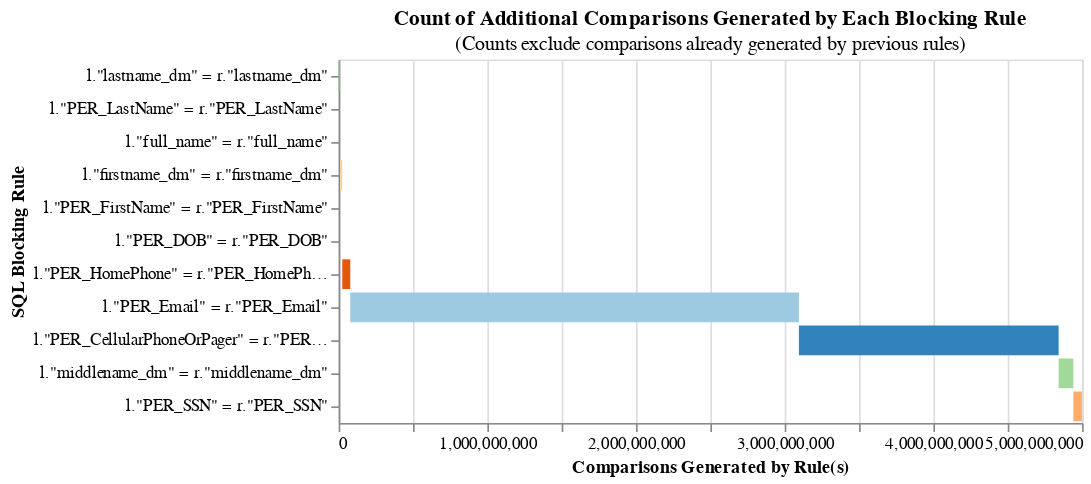

The cell this chart's notebook holds for it:
### Code cell
from splink.duckdb.blocking_rule_library import block_on

blocking_rules = [
        block_on("lastname_dm"),
        block_on("PER_LastName"),
        block_on("full_name"),
        block_on("firstname_dm"),
        block_on("PER_FirstName"),
        block_on("PER_DOB"),
        block_on("PER_HomePhone"),
        block_on("PER_Email"),
        block_on("PER_CellularPhoneOrPager"),
        block_on("middlename_dm"),
        block_on("PER_SSN")
]
linker.cumulative_num_comparisons_from_blocking_rules_chart(blocking_rules)

### Figure 1 — Vega-Lite specification as saved in the notebook (floating-point values rounded to 4 significant figures)
{"config": {"view": {"continuousWidth": 300, "continuousHeight": 300}}, "data": {"name": "data-ac3ec38961147cfab955dce3d62da001"}, "mark": "bar", "encoding": {"color": {"field": "rule", "legend": null, "scale": {"scheme": "category20c"}}, "order": {"field": "cumulative_rows"}, "tooltip": [{"field": "rule", "title": "SQL Condition", "type": "nominal"}, {"field": "row_count", "format": ",", "title": "Comparisons Generated", "type": "quantitative"}, {"field": "cumulative_rows", "format": ",", "title": "Cumulative Comparisons", "type": "quantitative"}, {"field": "cartesian", "format": ",", "title": "Cartesian Product of Input Data", "type": "quantitative"}, {"field": "reduction_ratio", "title": "Reduction Ratio (cumulative rows/cartesian product)", "type": "nominal"}], "x": {"field": "start", "title": "Comparisons Generated by Rule(s)", "type": "quantitative"}, "x2": {"field": "cumulative_rows"}, "y": {"field": "rule", "sort": ["-x2"], "title": "SQL Blocking Rule"}}, "height": {"step": 20}, "title": {"text": "Count of Additional Comparisons Generated by Each Blocking Rule", "subtitle": "(Counts exclude comparisons already generated by previous rules)"}, "width": 450, "$schema": "https://vega.github.io/schema/vega-lite/v5.9.3.json", "datasets": {"data-ac3ec38961147cfab955dce3d62da001": [{"row_count": 9107013, "rule": "l.\"lastname_dm\" = r.\"lastname_dm\"", "cumulative_rows": 9107013, "cartesian": 4999950000, "reduction_ratio": "The rolling reduction ratio with your given blocking rule(s) is 0.998179. This represents the reduction in the total number of comparisons due to your rule(s).", "start": 0}, {"row_count": 0, "rule": "l.\"PER_LastName\" = r.\"PER_LastName\"", "cumulative_rows": 9107013, "cartesian": 4999950000, "reduction_ratio": "The rolling reduction ratio with your given blocking rule(s) is 0.998179. This represents the reduction in the total number of comparisons due to your rule(s).", "start": 9107013}, {"row_count": 1, "rule": "l.\"full_name\" = r.\"full_name\"", "cumulative_rows": 9107014, "cartesian": 4999950000, "reduction_ratio": "The rolling reduction ratio with your given blocking rule(s) is 0.998179. This represents the reduction in the total number of comparisons due to your rule(s).", "start": 9107013}, {"row_count": 15088186, "rule": "l.\"firstname_dm\" = r.\"firstname_dm\"", "cumulative_rows": 24195200, "cartesian": 4999950000, "reduction_ratio": "The rolling reduction ratio with your given blocking rule(s) is 0.995161. This represents the reduction in the total number of comparisons due to your rule(s).", "start": 9107014}, {"row_count": 0, "rule": "l.\"PER_FirstName\" = r.\"PER_FirstName\"", "cumulative_rows": 24195200, "cartesian": 4999950000, "reduction_ratio": "The rolling reduction ratio with your given blocking rule(s) is 0.995161. This represents the reduction in the total number of comparisons due to your rule(s).", "start": 24195200}, {"row_count": 196486, "rule": "l.\"PER_DOB\" = r.\"PER_DOB\"", "cumulative_rows": 24391686, "cartesian": 4999950000, "reduction_ratio": "The rolling reduction ratio with your given blocking rule(s) is 0.995122. This represents the reduction in the total number of comparisons due to your rule(s).", "start": 24195200}, {"row_count": 53644808, "rule": "l.\"PER_HomePhone\" = r.\"PER_HomePhone\"", "cumulative_rows": 78036494, "cartesian": 4999950000, "reduction_ratio": "The rolling reduction ratio with your given blocking rule(s) is 0.984393. This represents the reduction in the total number of comparisons due to your rule(s).", "start": 24391686}, {"row_count": 3017666783, "rule": "l.\"PER_Email\" = r.\"PER_Email\"", "cumulative_rows": 3095703277, "cartesian": 4999950000, "reduction_ratio": "The rolling reduction ratio with your given blocking rule(s) is 0.380853. This represents the reduction in the total number of comparisons due to your rule(s).", "start": 78036494}, {"row_count": 1746737040, "rule": "l.\"PER_CellularPhoneOrPager\" = r.\"PER_CellularPhoneOrPager\"", "cumulative_rows": 4842440317, "cartesian": 4999950000, "reduction_ratio": "The rolling reduction ratio with your given blocking rule(s) is 0.031502. This represents the reduction in the total number of comparisons due to your rule(s).", "start": 3095703277}, {"row_count": 99064087, "rule": "l.\"middlename_dm\" = r.\"middlename_dm\"", "cumulative_rows": 4941504404, "cartesian": 4999950000, "reduction_ratio": "The rolling reduction ratio with your given blocking rule(s) is 0.011689. This represents the reduction in the total number of comparisons due to your rule(s).", "start": 4842440317}, {"row_count": 57334095, "rule": "l.\"PER_SSN\" = r.\"PER_SSN\"", "cumulative_rows": 4998838499, "cartesian": 4999950000, "reduction_ratio": "The rolling reduction ratio with your given blocking rule(s) is 0.000222. This represents the reduction in the total number of comparisons due to your rule(s).", "start": 4941504404}]}}
